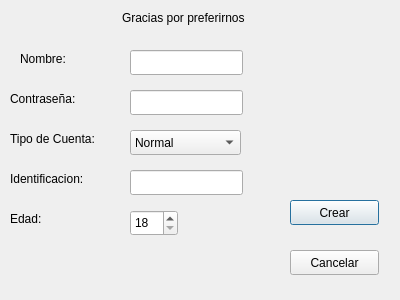
<?xml version="1.0" encoding="UTF-8"?>
<ui version="4.0">
 <class>crear_cliente</class>
 <widget class="QDialog" name="crear_cliente">
  <property name="geometry">
   <rect>
    <x>0</x>
    <y>0</y>
    <width>400</width>
    <height>300</height>
   </rect>
  </property>
  <property name="windowTitle">
   <string>Crear Cliente</string>
  </property>
  <widget class="QLabel" name="label_3">
   <property name="geometry">
    <rect>
     <x>10</x>
     <y>90</y>
     <width>81</width>
     <height>17</height>
    </rect>
   </property>
   <property name="text">
    <string>Contraseña:</string>
   </property>
  </widget>
  <widget class="QLabel" name="label">
   <property name="geometry">
    <rect>
     <x>122</x>
     <y>9</y>
     <width>156</width>
     <height>17</height>
    </rect>
   </property>
   <property name="text">
    <string>Gracias por preferirnos</string>
   </property>
  </widget>
  <widget class="QLabel" name="label_2">
   <property name="geometry">
    <rect>
     <x>20</x>
     <y>50</y>
     <width>60</width>
     <height>17</height>
    </rect>
   </property>
   <property name="text">
    <string>Nombre:</string>
   </property>
  </widget>
  <widget class="QLabel" name="label_4">
   <property name="geometry">
    <rect>
     <x>10</x>
     <y>130</y>
     <width>111</width>
     <height>17</height>
    </rect>
   </property>
   <property name="text">
    <string>Tipo de Cuenta:</string>
   </property>
  </widget>
  <widget class="QLabel" name="label_5">
   <property name="geometry">
    <rect>
     <x>10</x>
     <y>170</y>
     <width>101</width>
     <height>17</height>
    </rect>
   </property>
   <property name="text">
    <string>Identificacion:</string>
   </property>
  </widget>
  <widget class="QLabel" name="label_6">
   <property name="geometry">
    <rect>
     <x>10</x>
     <y>210</y>
     <width>41</width>
     <height>17</height>
    </rect>
   </property>
   <property name="text">
    <string>Edad:</string>
   </property>
  </widget>
  <widget class="QLineEdit" name="le_n_nombre">
   <property name="geometry">
    <rect>
     <x>130</x>
     <y>50</y>
     <width>113</width>
     <height>25</height>
    </rect>
   </property>
  </widget>
  <widget class="QLineEdit" name="le_n_contrasena">
   <property name="geometry">
    <rect>
     <x>130</x>
     <y>90</y>
     <width>113</width>
     <height>25</height>
    </rect>
   </property>
  </widget>
  <widget class="QLineEdit" name="le_n_id">
   <property name="geometry">
    <rect>
     <x>130</x>
     <y>170</y>
     <width>113</width>
     <height>25</height>
    </rect>
   </property>
  </widget>
  <widget class="QComboBox" name="cb_n_tipo">
   <property name="geometry">
    <rect>
     <x>130</x>
     <y>130</y>
     <width>111</width>
     <height>25</height>
    </rect>
   </property>
   <item>
    <property name="text">
     <string>Normal</string>
    </property>
   </item>
   <item>
    <property name="text">
     <string>Gold</string>
    </property>
   </item>
   <item>
    <property name="text">
     <string>Platinum</string>
    </property>
   </item>
  </widget>
  <widget class="QSpinBox" name="sb_n_edad">
   <property name="geometry">
    <rect>
     <x>130</x>
     <y>210</y>
     <width>48</width>
     <height>26</height>
    </rect>
   </property>
   <property name="minimum">
    <number>18</number>
   </property>
   <property name="maximum">
    <number>125</number>
   </property>
  </widget>
  <widget class="QPushButton" name="pushButton">
   <property name="geometry">
    <rect>
     <x>290</x>
     <y>200</y>
     <width>89</width>
     <height>25</height>
    </rect>
   </property>
   <property name="text">
    <string>Crear</string>
   </property>
  </widget>
  <widget class="QPushButton" name="pushButton_2">
   <property name="geometry">
    <rect>
     <x>290</x>
     <y>250</y>
     <width>89</width>
     <height>25</height>
    </rect>
   </property>
   <property name="text">
    <string>Cancelar</string>
   </property>
  </widget>
 </widget>
 <resources/>
 <connections/>
</ui>
